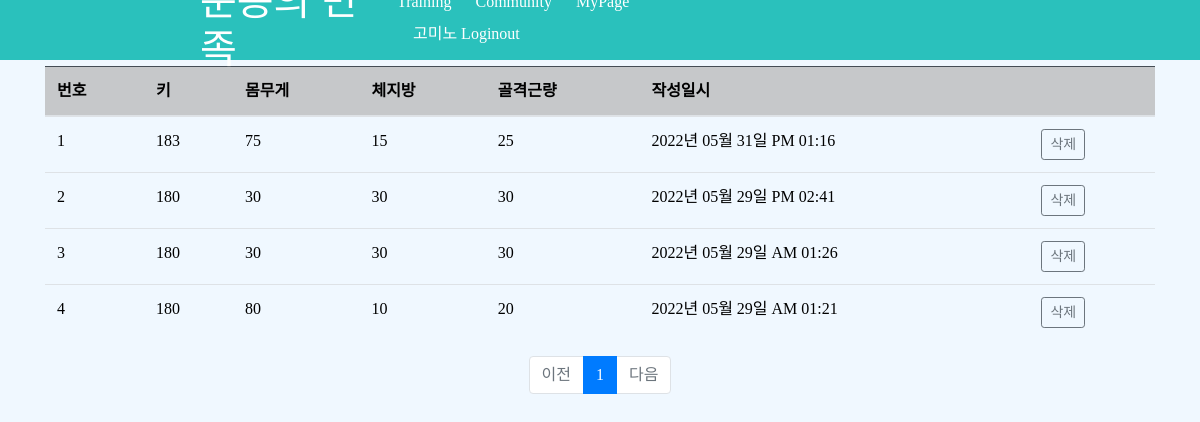
The page /list/bodydata/ (signed in) on the database its author committed.
### pybo/models.py (models this page shows)
class Signup_Data(db.Model):
    id = db.Column(db.Integer, primary_key=True)
    user_name = db.Column(db.String(150), nullable=False)
    user_id = db.Column(db.String(200), unique=True,nullable=False)
    user_password = db.Column(db.String(200), nullable=False)
    email = db.Column(db.String(120), unique=True, nullable=False)
    address = db.Column(db.String(150), nullable=False)
    phone = db.Column(db.String(150), nullable=False)

class Health_Data(db.Model):
    id = db.Column(db.Integer, primary_key=True)
    height = db.Column(db.Integer, nullable=False)
    weight = db.Column(db.Integer, nullable=False)
    body_fat = db.Column(db.Integer, nullable=False)
    body_muscle = db.Column(db.Integer, nullable=False)
    create_date = db.Column(db.DateTime(), nullable=False)
    user_id = db.Column(db.Integer, db.ForeignKey('signup__data.id', ondelete='CASCADE'), nullable=False)
    user = db.relationship('Signup_Data', backref=db.backref('question_set'))

### pybo/views/list_views.py (the view)
@bp.route('/bodydata/')
@login_required
def bodydatalist():
    page = request.args.get('page', type=int, default=1)
    check_user_id = session.get('user_id')
    if g.user:
        bodydata_list = Health_Data.query.order_by(Health_Data.create_date.desc()).filter(Health_Data.height != 1,
                                                                                          Health_Data.user_id == check_user_id)
    else:
        bodydata_list = Health_Data.query.filter(Health_Data.weight == 100000)
    bodydata_list = bodydata_list.paginate(page, per_page=10)
    return render_template('bodydata_list.html', bodydata_list=bodydata_list)

### pybo/filter.py (called while the page is built)
def format_datetime(value, fmt='%Y년 %m월 %d일 %p %I:%M'):
    return value.strftime(fmt)

### pybo/views/input_views.py (called while the page is built)
@bp.before_app_request
def defalut_health_data():
    check_user_id = session.get('user_id')
    if g.user:
        health_data = Health_Data.query.filter(Health_Data.user_id == check_user_id).all()
        health_data_count = len(health_data)
        exercise_data = Exercise_Data.query.filter(Exercise_Data.user_id == check_user_id).all()
        exercise_data_count = len(exercise_data)
        if health_data_count == 0:
            defalut_value = Health_Data(height=1, weight=0, body_fat=0, body_muscle=0, create_date=datetime.now(),user=g.user)
            db.session.add(defalut_value)
            db.session.commit()

### pybo/views/main_views.py (called while the page is built)
@bp.before_app_request
def load_logged_in_user():
    user_id = session.get('user_id')
    if user_id is None:
        g.user = None
    else:
        g.user = Signup_Data.query.get(user_id)

def login_required(view):
    @functools.wraps(view)
    def wrapped_view(*args, **kwargs):
        if g.user is None:
            _next = request.url if request.method == 'GET' else ''
            return redirect(url_for('main.login_page', next=_next))
        return view(*args, **kwargs)
    return wrapped_view

### pybo/templates/bodydata_list.html (shortened to what this page needs)
<!DOCTYPE html>
<html lang="en">
<head>
    <link rel="stylesheet" href="{{url_for('static', filename='bootstrap.min.css')}}">
    <link rel="stylesheet" href="{{url_for('static', filename='index.css')}}">
</head>
<body>
    <div class="header">
        <h1><a href="/">운동의 민족</a></h1>
        <div class="nav">
             {% if g.user %}
				<ul>
					<li><a href="#">Training</a></li>
					<li><a href="#">Community</a></li>
					<li><a href="/input">MyPage</a></li>
					<li class="nav-item ">
					<a class="nav-link" href="{{ url_for('main.logout') }}">{{ g.user.user_name }} Loginout</a>
					</li>
				</ul>
            {% endif %}
        </div>
    </div>
    <div class="blackinlist"></div>
    <div class="container my-3">
        <table class="table">
            <thead>
            <tr class="table-dark">
                <th>번호</th>
                <th>키</th>
                <th>몸무게</th>
                <th>체지방</th>
                <th>골격근량</th>
                <th>작성일시</th>
                <th></th>
            </tr>
            </thead>
            <tbody>
            {% if bodydata_list %}
            {% for bodydata in bodydata_list.items %}
            <tr>
                <td>{{ loop.index }}</td>
                <td>{{ bodydata.height }}</td>
                <td>{{ bodydata.weight }}</td>
                <td>{{ bodydata.body_fat }}</td>
                <td>{{ bodydata.body_muscle }}</td>
                <td>{{ bodydata.create_date|datetime }}</td>
                <td><a href="javascript:void(0)" class="delete btn btn-sm btn-outline-secondary"
               data-uri="{{ url_for('list.delete_bodydata', bodydata_id=bodydata.id) }}">삭제</a></td>
            </tr>
            {% endfor %}
            {% else %}
            <tr>
                <td colspan="3">신체정보가 없습니다.</td>
            </tr>
            {% endif %}
            </tbody>
        </table>
    <ul class="pagination justify-content-center">
        {% if bodydata_list.has_prev %}
        <li class="page-item">
            <a class="page-link" href="?page={{ bodydata_list.prev_num }}">이전</a>
        </li>
        {% else %}
        <li class="page-item disabled">
            <a class="page-link" tabindex="-1" aria-disabled="true" href="javascript:void(0)">이전</a>
        </li>
        {% endif %}
        {% for page_num in bodydata_list.iter_pages() %}
        {% if page_num %}
        {% if page_num != bodydata_list.page %}
        <li class="page-item">
            <a class="page-link" href="?page={{ page_num }}">{{ page_num }}</a>
        </li>
        {% else %}
        <li class="page-item active" aria-current="page">
            <a class="page-link" href="javascript:void(0)">{{ page_num }}</a>
        </li>
        {% endif %}
        {% else %}
        <li class="disabled">
            <a class="page-link" href="javascript:void(0)">...</a>
        </li>
        {% endif %}
        {% endfor %}
        {% if bodydata_list.has_next %}
        <li class="page-item">
            <a class="page-link" href="?page={{ bodydata_list.next_num }}">다음</a>
        </li>
        {% else %}
        <li class="page-item disabled">
            <a class="page-link" tabindex="-1" aria-disabled="true" href="javascript:void(0)">다음</a>
        </li>
        {% endif %}
    </ul>
    </div>
</body>
</html>

### pybo/static/index.css (style rules this page uses)
* { font-family: 'MaplestoryOTFLight'; text-decoration: none; margin: 0px; padding: 0px; color: black; list-style:none; }
body { font-family: 'BMJUA'; background: #F0F8FF; }
.header { width: 100%; height: 60px; margin: 0 auto; display: flex; justify-content: space-between; align-items: center; background: #2ac1bc; padding-left: 200px; position: fixed; z-index: 1; }
.header h1 a { text-decoration: none; color: white; }
.nav { padding-right: 413px; }
.nav ul li { display: inline-block; margin: 0 10px; }
.nav ul li a { text-decoration: none; color: white; }
.blackinlist { width:100%; height:50px; }

### rows shown on the page
Signup_Data: user.user_name "고미노"
Health_Data: height "183", weight "75", body_fat "15", body_muscle "25", create_date "2022년 05월 31일 PM 01:16"
Health_Data: height "180", weight "30", body_fat "30", body_muscle "30", create_date "2022년 05월 29일 PM 02:41"
Health_Data: height "180", weight "30", body_fat "30", body_muscle "30", create_date "2022년 05월 29일 AM 01:26"
Health_Data: height "180", weight "80", body_fat "10", body_muscle "20", create_date "2022년 05월 29일 AM 01:21"

### other values the page prints
{{ page_num }} "1"
